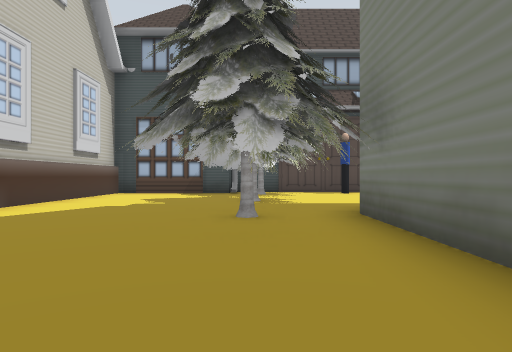
view 1 (above)

22 first-person views from a walk through a robot-simulator world made for Gazebo. The camera is 0.5 m above the floor, looks level and sees 75° across. The floor is counted in squares, 1 m on a side. Each view is taken from the middle of a square. On the plan, view 1 faces up. The plan holds only what a view shows up to about 9 squares ahead; the rest is blank. The place goes on beyond the plan. The robots in the file are not drawn. Simple patterns stand in for the simulator's built-in surfaces. Some stock models are drawn as simple stand-ins.

view 2
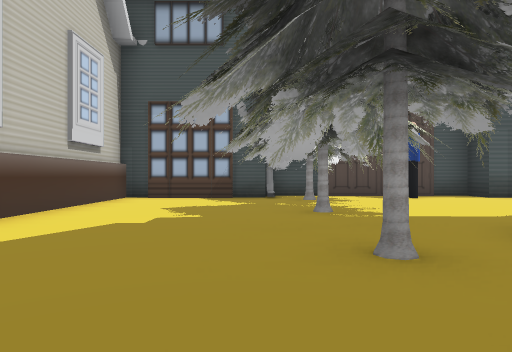

view 3
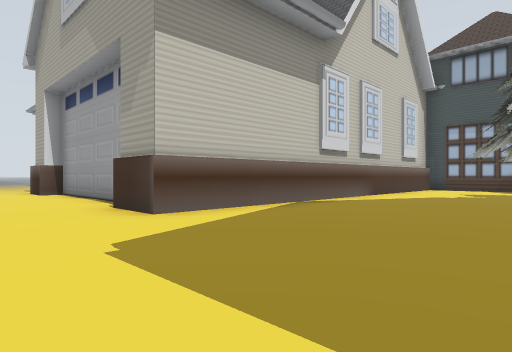

view 4
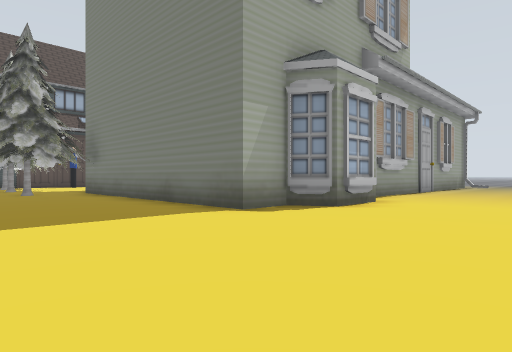

view 5
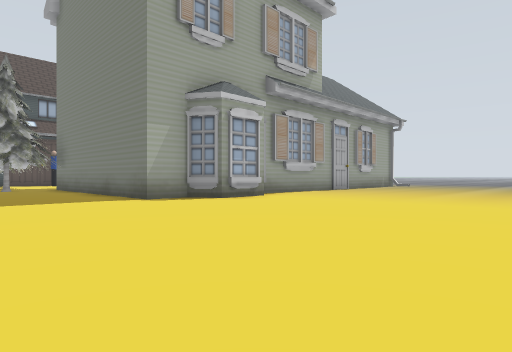

view 6
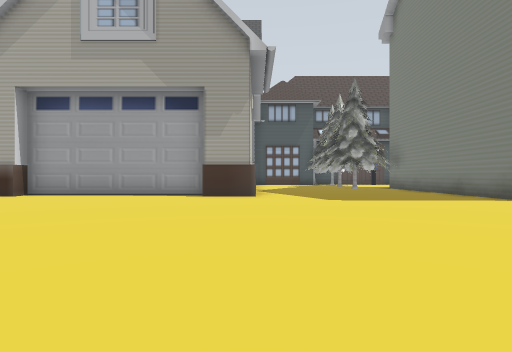

view 7
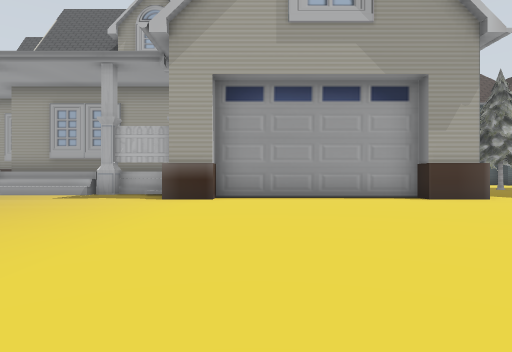

view 8
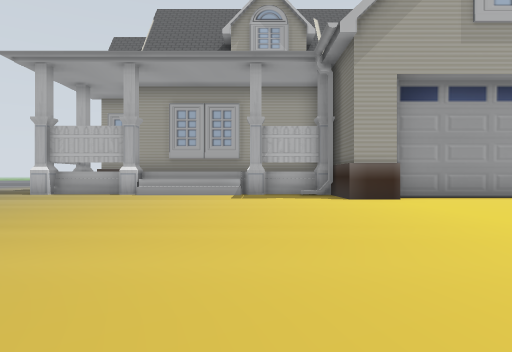

view 9
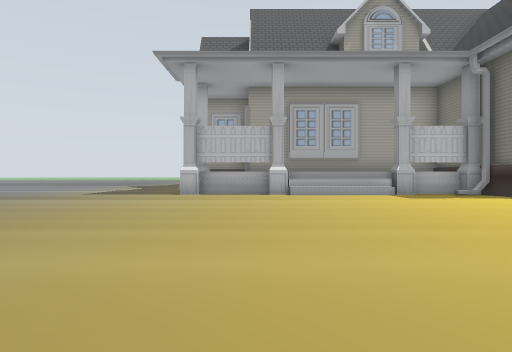

view 10
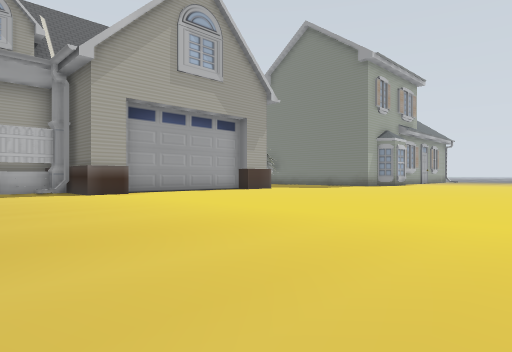

view 11
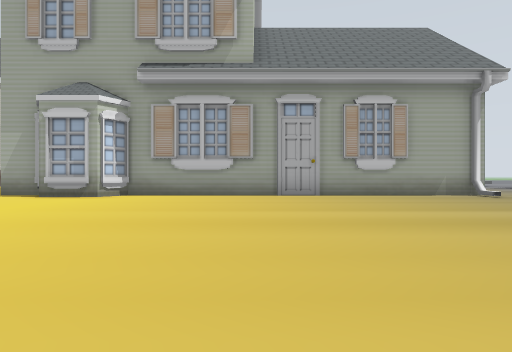

view 12
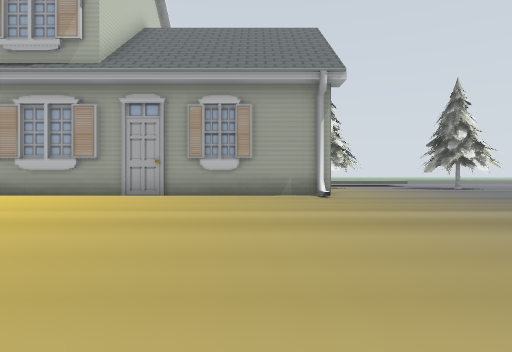

view 13
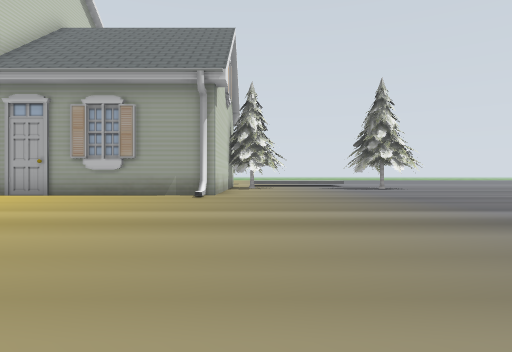

view 14
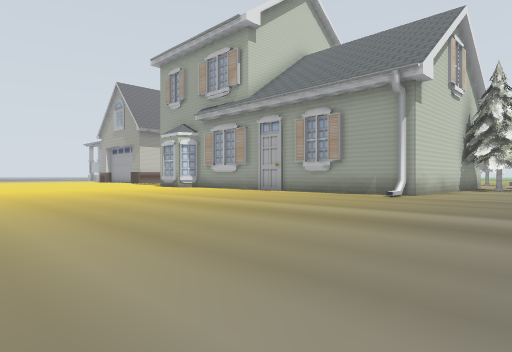

view 15
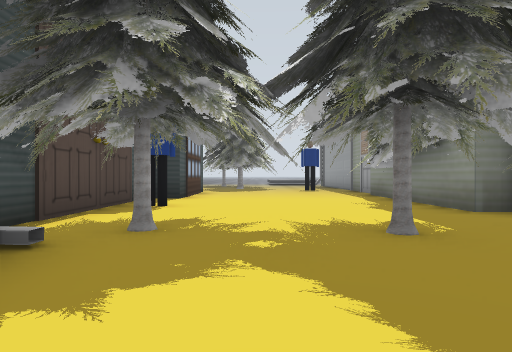

view 16
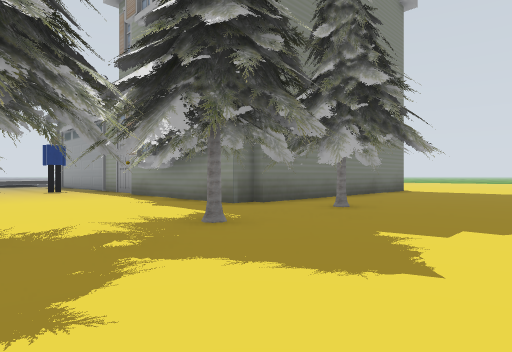

view 17
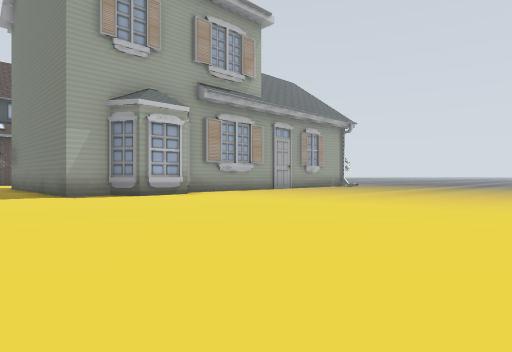

view 18
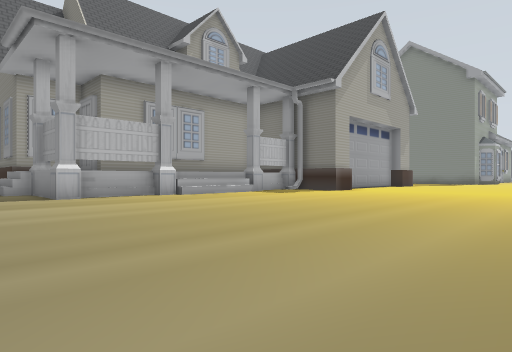

view 19
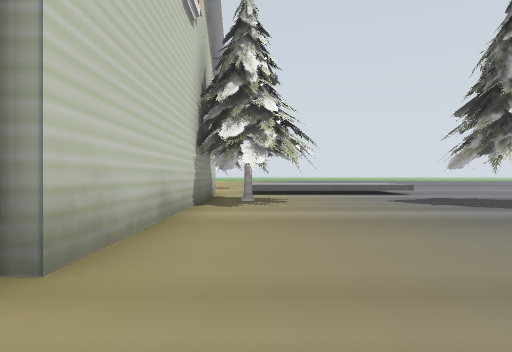

view 20
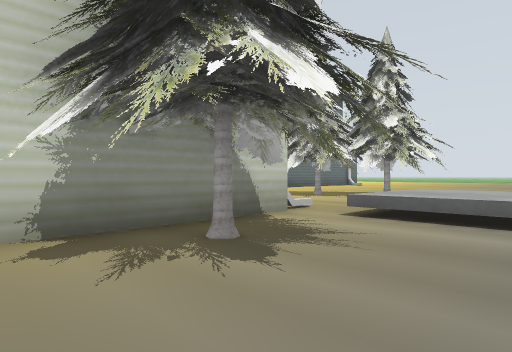

view 21
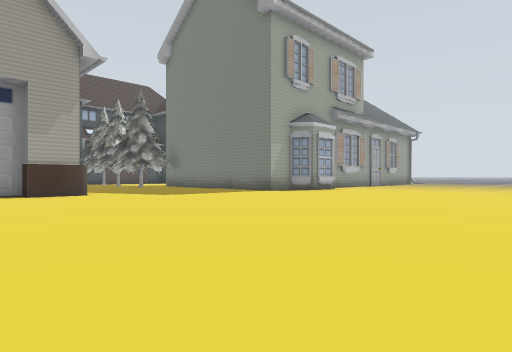

view 22
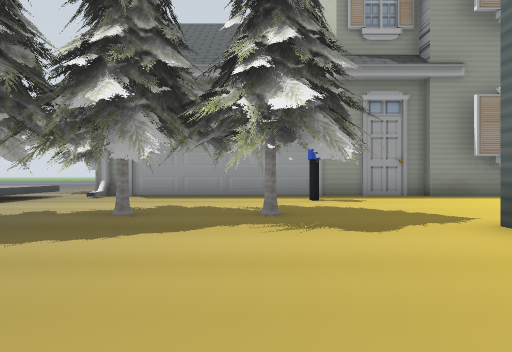

### Floor plan
Points are (right, up) in squares from view 1. A wall is a line through its corners. A room is listed if a view was taken in it or the views show most of it. See-through windows are left out.
Room 1 (views 1, 2, 3, 4, 5, 6, 7, 8, 9, 10, 11, 12, 13, 14, 15, 16, 17, 18, 19, 21)
walls: (-12.8, 0.9) (-16.6, 0.9); (4.4, 5) (5.9, 5); (4.4, 5.5) (5.1, 5.5); (-0.7, 9.7) (-4.1, 9.7) (-4.1, -0.8) (-5.3, -0.8) (-5.3, -0.4) (-9.9, -0.4) (-9.9, -0.8) (-11, -0.8) (-11, 0.7) (-11.9, 0.7); (-16.5, 1.1) (-18.6, 1.1); (-18.5, 0.9) (-19, 0.9); (5.9, 9.7) (4.4, 9.7) (4.4, 10.4) (-0.8, 10.4); (13.6, -3.3) (13.6, -2.4); (13.9, -2.3) (4.7, -2.3) (4.2, -3.1) (2.8, -3.1) (2.4, -2.3) (1.4, -2.3) (1.4, 2.6)
low walls: (-13.4, 0.7) (-16.1, 0.7); (-16.6, 1.3) (-18.5, 1.3)
ways out: opening at (7, 7) to room 2; opening at (16, -3.3) to room 2; opening at (-20.5, 0.5)
objects: pine tree (-1, 3) to (1, 5); pine tree (-1, 6) to (1, 7); pine tree (-1, 8) to (2, 11); pine tree (2, 4) to (4, 6); person (3, 10)
Room 2 (views 20, 22)
walls: (13.9, 1.5) (13.9, -2.3); (5.7, 4.7) (13.9, 4.7) (13.9, 3.5); (13.7, -2.4) (13.7, -3.2)
ways out: opening at (7, 7) to room 1; opening at (16, -3.3) to room 1
objects: pine tree (8, 7) to (10, 10); person (9, 6); pine tree (11, 7) to (13, 10); pine tree (13, 8) to (15, 10); pine tree (14, 1) to (16, 4); other object (15, 5) to (17, 7)

Positions as (right, up) in squares from view 1, and headings:
1: (0, 0), facing up
2: (-1, 2), facing up
3: (0, -3), facing up-left
4: (-2, -6), facing up-right
5: (-2, -9), facing up-right
6: (-4, -9), facing up
7: (-9, -8), facing up
8: (-13, -8), facing up
9: (-17, -8), facing up
10: (-14, -10), facing up-right
11: (8, -11), facing up
12: (12, -11), facing up
13: (15, -11), facing up
14: (17, -11), facing up-left
15: (-3, 8), facing right
16: (-3, 9), facing down-right
17: (-1, -11), facing up-right
18: (-21, -7), facing up-right
19: (15, -4), facing up
20: (17, 1), facing up-left
21: (-7, -10), facing up-right
22: (10, 13), facing down
